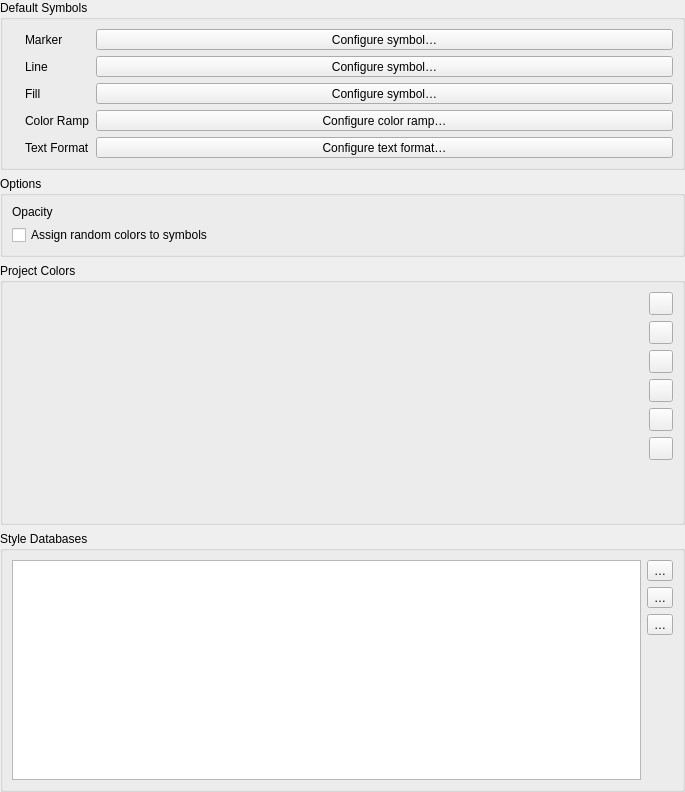
             <widget class="QWidget" name="scrollAreaWidgetContents_4">
              <property name="geometry">
               <rect>
                <x>0</x>
                <y>0</y>
                <width>685</width>
                <height>792</height>
               </rect>
              </property>
              <layout class="QVBoxLayout" name="verticalLayout_12" stretch="0,0,1,1">
               <property name="leftMargin">
                <number>0</number>
               </property>
               <property name="topMargin">
                <number>0</number>
               </property>
               <property name="rightMargin">
                <number>0</number>
               </property>
               <property name="bottomMargin">
                <number>0</number>
               </property>
               <item>
                <widget class="QgsCollapsibleGroupBox" name="groupBox">
                 <property name="title">
                  <string>Default Symbols</string>
                 </property>
                 <property name="syncGroup" stdset="0">
                  <string notr="true">projstyles</string>
                 </property>
                 <layout class="QGridLayout" name="gridLayout_11">
                  <property name="leftMargin">
                   <number>9</number>
                  </property>
                  <item row="1" column="2">
                   <widget class="QLabel" name="lblStyleLine">
                    <property name="text">
                     <string>Line</string>
                    </property>
                    <property name="margin">
                     <number>5</number>
                    </property>
                   </widget>
                  </item>
                  <item row="3" column="0">
                   <widget class="QLabel" name="label_14">
                    <property name="sizePolicy">
                     <sizepolicy hsizetype="Fixed" vsizetype="Preferred">
                      <horstretch>0</horstretch>
                      <verstretch>0</verstretch>
                     </sizepolicy>
                    </property>
                    <property name="text">
                     <string/>
                    </property>
                    <property name="pixmap">
                     <pixmap resource="../../images/images.qrc">:/images/themes/default/styleicons/color.svg</pixmap>
                    </property>
                   </widget>
                  </item>
                  <item row="2" column="0">
                   <widget class="QLabel" name="pixStyleFill">
                    <property name="sizePolicy">
                     <sizepolicy hsizetype="Fixed" vsizetype="Preferred">
                      <horstretch>0</horstretch>
                      <verstretch>0</verstretch>
                     </sizepolicy>
                    </property>
                    <property name="text">
                     <string/>
                    </property>
                    <property name="pixmap">
                     <pixmap resource="../../images/images.qrc">:/images/themes/default/mIconPolygonLayer.svg</pixmap>
                    </property>
                   </widget>
                  </item>
                  <item row="1" column="0">
                   <widget class="QLabel" name="pixStyleLine">
                    <property name="sizePolicy">
                     <sizepolicy hsizetype="Fixed" vsizetype="Preferred">
                      <horstretch>0</horstretch>
                      <verstretch>0</verstretch>
                     </sizepolicy>
                    </property>
                    <property name="text">
                     <string/>
                    </property>
                    <property name="pixmap">
                     <pixmap resource="../../images/images.qrc">:/images/themes/default/mIconLineLayer.svg</pixmap>
                    </property>
                   </widget>
                  </item>
                  <item row="2" column="4">
                   <widget class="QgsSymbolButton" name="mStyleFillSymbol">
                    <property name="sizePolicy">
                     <sizepolicy hsizetype="Preferred" vsizetype="Fixed">
                      <horstretch>0</horstretch>
                      <verstretch>0</verstretch>
                     </sizepolicy>
                    </property>
                    <property name="text">
                     <string>Configure symbol…</string>
                    </property>
                   </widget>
                  </item>
                  <item row="3" column="2">
                   <widget class="QLabel" name="lblStyleColorRamp">
                    <property name="text">
                     <string>Color Ramp</string>
                    </property>
                    <property name="margin">
                     <number>5</number>
                    </property>
                   </widget>
                  </item>
                  <item row="0" column="4">
                   <widget class="QgsSymbolButton" name="mStyleMarkerSymbol">
                    <property name="sizePolicy">
                     <sizepolicy hsizetype="Preferred" vsizetype="Fixed">
                      <horstretch>0</horstretch>
                      <verstretch>0</verstretch>
                     </sizepolicy>
                    </property>
                    <property name="text">
                     <string>Configure symbol…</string>
                    </property>
                   </widget>
                  </item>
                  <item row="0" column="0">
                   <widget class="QLabel" name="pixStyleMarker">
                    <property name="sizePolicy">
                     <sizepolicy hsizetype="Fixed" vsizetype="Preferred">
                      <horstretch>0</horstretch>
                      <verstretch>0</verstretch>
                     </sizepolicy>
                    </property>
                    <property name="text">
                     <string/>
                    </property>
                    <property name="pixmap">
                     <pixmap resource="../../images/images.qrc">:/images/themes/default/mIconPointLayer.svg</pixmap>
                    </property>
                   </widget>
                  </item>
                  <item row="0" column="2">
                   <widget class="QLabel" name="lblStyleMarker">
                    <property name="text">
                     <string>Marker</string>
                    </property>
                    <property name="margin">
                     <number>5</number>
                    </property>
                   </widget>
                  </item>
                  <item row="2" column="2">
                   <widget class="QLabel" name="lblStyleFill">
                    <property name="text">
                     <string>Fill</string>
                    </property>
                    <property name="margin">
                     <number>5</number>
                    </property>
                   </widget>
                  </item>
                  <item row="1" column="4">
                   <widget class="QgsSymbolButton" name="mStyleLineSymbol">
                    <property name="sizePolicy">
                     <sizepolicy hsizetype="Preferred" vsizetype="Fixed">
                      <horstretch>0</horstretch>
                      <verstretch>0</verstretch>
                     </sizepolicy>
                    </property>
                    <property name="text">
                     <string>Configure symbol…</string>
                    </property>
                   </widget>
                  </item>
                  <item row="3" column="4">
                   <widget class="QgsColorRampButton" name="mStyleColorRampSymbol">
                    <property name="sizePolicy">
                     <sizepolicy hsizetype="Expanding" vsizetype="Fixed">
                      <horstretch>0</horstretch>
                      <verstretch>0</verstretch>
                     </sizepolicy>
                    </property>
                    <property name="minimumSize">
                     <size>
                      <width>120</width>
                      <height>0</height>
                     </size>
                    </property>
                    <property name="maximumSize">
                     <size>
                      <width>16777215</width>
                      <height>16777215</height>
                     </size>
                    </property>
                    <property name="text">
                     <string>Configure color ramp…</string>
                    </property>
                   </widget>
                  </item>
                  <item row="4" column="0">
                   <widget class="QLabel" name="label_39">
                    <property name="sizePolicy">
                     <sizepolicy hsizetype="Fixed" vsizetype="Preferred">
                      <horstretch>0</horstretch>
                      <verstretch>0</verstretch>
                     </sizepolicy>
                    </property>
                    <property name="text">
                     <string/>
                    </property>
                    <property name="pixmap">
                     <pixmap resource="../../images/images.qrc">:/images/themes/default/text.svg</pixmap>
                    </property>
                   </widget>
                  </item>
                  <item row="4" column="2">
                   <widget class="QLabel" name="lblStyleTextFormat">
                    <property name="text">
                     <string>Text Format</string>
                    </property>
                    <property name="margin">
                     <number>5</number>
                    </property>
                   </widget>
                  </item>
                  <item row="4" column="4">
                   <widget class="QgsFontButton" name="mStyleTextFormat">
                    <property name="sizePolicy">
                     <sizepolicy hsizetype="Preferred" vsizetype="Fixed">
                      <horstretch>0</horstretch>
                      <verstretch>0</verstretch>
                     </sizepolicy>
                    </property>
                    <property name="text">
                     <string>Configure text format…</string>
                    </property>
                   </widget>
                  </item>
                 </layout>
                </widget>
               </item>
               <item>
                <widget class="QgsCollapsibleGroupBox" name="groupBox_2">
                 <property name="title">
                  <string>Options</string>
                 </property>
                 <property name="syncGroup" stdset="0">
                  <string notr="true">projstyles</string>
                 </property>
                 <layout class="QVBoxLayout" name="verticalLayout_18">
                  <item>
                   <layout class="QHBoxLayout" name="horizontalLayout_6" stretch="0,1">
                    <item>
                     <widget class="QLabel" name="label_27">
                      <property name="text">
                       <string>Opacity</string>
                      </property>
                     </widget>
                    </item>
                    <item>
                     <widget class="QgsOpacityWidget" name="mDefaultOpacityWidget" native="true">
                      <property name="focusPolicy">
                       <enum>Qt::StrongFocus</enum>
                      </property>
                     </widget>
                    </item>
                   </layout>
                  </item>
                  <item>
                   <widget class="QCheckBox" name="cbxStyleRandomColors">
                    <property name="text">
                     <string>Assign random colors to symbols</string>
                    </property>
                   </widget>
                  </item>
                 </layout>
                </widget>
               </item>
               <item>
                <widget class="QgsCollapsibleGroupBox" name="groupBox_7">
                 <property name="title">
                  <string>Project Colors</string>
                 </property>
                 <layout class="QGridLayout" name="gridLayout_12">
                  <item row="2" column="1">
                   <widget class="QToolButton" name="mButtonCopyColors">
                    <property name="toolTip">
                     <string>Copy colors</string>
                    </property>
                    <property name="text">
                     <string/>
                    </property>
                    <property name="icon">
                     <iconset resource="../../images/images.qrc">
                      <normaloff>:/images/themes/default/mActionEditCopy.svg</normaloff>:/images/themes/default/mActionEditCopy.svg</iconset>
                    </property>
                   </widget>
                  </item>
                  <item row="6" column="1">
                   <spacer name="verticalSpacer_12">
                    <property name="orientation">
                     <enum>Qt::Vertical</enum>
                    </property>
                    <property name="sizeHint" stdset="0">
                     <size>
                      <width>20</width>
                      <height>40</height>
                     </size>
                    </property>
                   </spacer>
                  </item>
                  <item row="0" column="1">
                   <widget class="QToolButton" name="mButtonAddColor">
                    <property name="toolTip">
                     <string>Add color</string>
                    </property>
                    <property name="text">
                     <string/>
                    </property>
                    <property name="icon">
                     <iconset resource="../../images/images.qrc">
                      <normaloff>:/images/themes/default/symbologyAdd.svg</normaloff>:/images/themes/default/symbologyAdd.svg</iconset>
                    </property>
                   </widget>
                  </item>
                  <item row="3" column="1">
                   <widget class="QToolButton" name="mButtonPasteColors">
                    <property name="toolTip">
                     <string>Paste colors</string>
                    </property>
                    <property name="text">
                     <string/>
                    </property>
                    <property name="icon">
                     <iconset resource="../../images/images.qrc">
                      <normaloff>:/images/themes/default/mActionEditPaste.svg</normaloff>:/images/themes/default/mActionEditPaste.svg</iconset>
                    </property>
                   </widget>
                  </item>
                  <item row="1" column="1">
                   <widget class="QToolButton" name="mButtonRemoveColor">
                    <property name="toolTip">
                     <string>Remove color</string>
                    </property>
                    <property name="text">
                     <string/>
                    </property>
                    <property name="icon">
                     <iconset resource="../../images/images.qrc">
                      <normaloff>:/images/themes/default/symbologyRemove.svg</normaloff>:/images/themes/default/symbologyRemove.svg</iconset>
                    </property>
                   </widget>
                  </item>
                  <item row="0" column="0" rowspan="8">
                   <widget class="QgsColorSchemeList" name="mTreeProjectColors" native="true"/>
                  </item>
                  <item row="4" column="1">
                   <widget class="QToolButton" name="mButtonImportColors">
                    <property name="toolTip">
                     <string>Import colors</string>
                    </property>
                    <property name="statusTip">
                     <string/>
                    </property>
                    <property name="text">
                     <string/>
                    </property>
                    <property name="icon">
                     <iconset resource="../../images/images.qrc">
                      <normaloff>:/images/themes/default/mActionFileOpen.svg</normaloff>:/images/themes/default/mActionFileOpen.svg</iconset>
                    </property>
                   </widget>
                  </item>
                  <item row="5" column="1">
                   <widget class="QToolButton" name="mButtonExportColors">
                    <property name="toolTip">
                     <string>Export colors</string>
                    </property>
                    <property name="text">
                     <string/>
                    </property>
                    <property name="icon">
                     <iconset resource="../../images/images.qrc">
                      <normaloff>:/images/themes/default/mActionFileSave.svg</normaloff>:/images/themes/default/mActionFileSave.svg</iconset>
                    </property>
                   </widget>
                  </item>
                 </layout>
                </widget>
               </item>
               <item>
                <widget class="QgsCollapsibleGroupBox" name="mGroupBoxStyleDatabases">
                 <property name="sizePolicy">
                  <sizepolicy hsizetype="Preferred" vsizetype="Expanding">
                   <horstretch>0</horstretch>
                   <verstretch>3</verstretch>
                  </sizepolicy>
                 </property>
                 <property name="title">
                  <string>Style Databases</string>
                 </property>
                 <property name="checkable">
                  <bool>false</bool>
                 </property>
                 <property name="checked">
                  <bool>false</bool>
                 </property>
                 <property name="syncGroup" stdset="0">
                  <string notr="true">projgeneral</string>
                 </property>
                 <layout class="QGridLayout" name="gridLayout_20">
                  <item row="0" column="0">
                   <widget class="QListWidget" name="mListStyleDatabases"/>
                  </item>
                  <item row="0" column="1">
                   <layout class="QVBoxLayout" name="verticalLayout_27">
                    <item>
                     <widget class="QToolButton" name="mButtonAddStyleDatabase">
                      <property name="toolTip">
                       <string>Add existing style database</string>
                      </property>
                      <property name="text">
                       <string>…</string>
                      </property>
                      <property name="icon">
                       <iconset resource="../../images/images.qrc">
                        <normaloff>:/images/themes/default/symbologyAdd.svg</normaloff>:/images/themes/default/symbologyAdd.svg</iconset>
                      </property>
                     </widget>
                    </item>
                    <item>
                     <widget class="QToolButton" name="mButtonRemoveStyleDatabase">
                      <property name="toolTip">
                       <string>Remove selected style database</string>
                      </property>
                      <property name="text">
                       <string>…</string>
                      </property>
                      <property name="icon">
                       <iconset resource="../../images/images.qrc">
                        <normaloff>:/images/themes/default/symbologyRemove.svg</normaloff>:/images/themes/default/symbologyRemove.svg</iconset>
                      </property>
                     </widget>
                    </item>
                    <item>
                     <widget class="QToolButton" name="mButtonNewStyleDatabase">
                      <property name="toolTip">
                       <string>Create new style database</string>
                      </property>
                      <property name="text">
                       <string>…</string>
                      </property>
                      <property name="icon">
                       <iconset resource="../../images/images.qrc">
                        <normaloff>:/images/themes/default/mActionNewPage.svg</normaloff>:/images/themes/default/mActionNewPage.svg</iconset>
                      </property>
                     </widget>
                    </item>
                    <item>
                     <spacer name="verticalSpacer_7">
                      <property name="orientation">
                       <enum>Qt::Vertical</enum>
                      </property>
                      <property name="sizeHint" stdset="0">
                       <size>
                        <width>20</width>
                        <height>40</height>
                       </size>
                      </property>
                     </spacer>
                    </item>
                   </layout>
                  </item>
                 </layout>
                </widget>
               </item>
              </layout>
             </widget>
